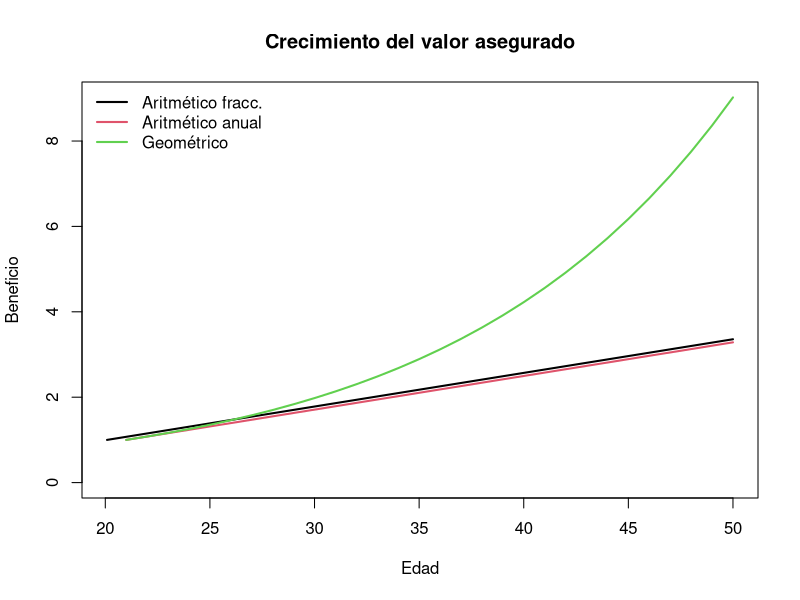

The R script that drew this image:
## ---- chunk 1
setwd("C:/Users/cubid/Desktop/QUARTO - MATERIAS UNAL/9 CÁLCULO ACTUARIAL/Corte 3 - Seguros")

library(readxl)
qx_mujeres <- read_excel("qx hombres y mujeres.xls",
                         sheet = "Asegurados - Muj",
                         col_types = c("numeric","numeric"))

edades <- qx_mujeres$X
qx     <- qx_mujeres$qx

i  <- 0.10     # tasa efectiva anual bruta
r  <- 0.0788   # inflación anual proyectada
v  <- 1/(1+i)
## ---- chunk 2
calcular_primas_entero_fracc_efficient <- function(qx, VA, m) {
  i_m <- m * ((1 + i)^(1/m) - 1)
  n   <- length(qx)
  
  # l_x
  lx <- numeric(n); lx[1] <- 100000
  for(k in 1:(n-1)) lx[k+1] <- lx[k] * (1 - qx[k])

  Dx   <- v^edades * lx
  Cx   <- Dx * v * qx
  Mx   <- rev(cumsum(rev(Cx)))
  Rx   <- rev(cumsum(rev(Mx)))
  Ax   <- Mx / Dx
  IA_x <- Rx / Dx
  
  prima <- (i / i_m) * (Ax + r * (IA_x - Ax))
  
  data.frame(
    edad   = edades,
    qx     = qx,
    Ax     = round(Ax,     6),
    prima  = round(prima*VA, 6)
  )
}
## ---- chunk 3
prima_entera_aritmetica_frac <- calcular_primas_entero_fracc_efficient(
  qx, VA = 500000000, m = 12
)
View(prima_entera_aritmetica_frac)
## ---- chunk 4
calcular_primas_SAE_fracc <- function(qx, VA, m) {
  n  <- length(qx)
  im <- m * ((1 + i)^(1/m) - 1)
  
  lx <- numeric(n); lx[1] <- 100000
  for(k in 1:(n-1)) lx[k+1] <- lx[k] * (1 - qx[k])

  Dx   <- v^edades * lx
  Cx   <- Dx * v * qx
  Mx   <- rev(cumsum(rev(Cx)))
  Rx   <- rev(cumsum(rev(Mx)))
  Ax   <- Mx / Dx
  IA_x <- Rx / Dx

  prima_SAE <- (i / im) * (Ax + r * (IA_x - Ax)) +
               (r * ((i - im) / im^2) * Ax)
  
  data.frame(
    edad  = edades,
    qx    = qx,
    Ax    = round(Ax, 6),
    prima = round(prima_SAE * VA, 6)
  )
}
## ---- chunk 5
prima_entera_aritmetica_frac_m <- calcular_primas_SAE_fracc(
  qx, VA = 500000000, m = 12
)
View(prima_entera_aritmetica_frac_m)
## ---- chunk 6
e  <- (1 + i)/(1 + r) - 1
Ve <- 1 / (1 + e)

calcular_primas_geom_creciente <- function(qx, VA, m) {
  n   <- length(qx)
  i_m <- m * ((1 + i)^(1/m) - 1)
  
  lx <- numeric(n); lx[1] <- 100000
  for(k in 1:(n-1)) lx[k+1] <- lx[k] * (1 - qx[k])

  Dx_e   <- Ve^edades * lx
  Cx_e   <- Dx_e * Ve * qx
  Mx_e   <- rev(cumsum(rev(Cx_e)))
  Ax_e   <- Mx_e / Dx_e

  prima <- (i / i_m) * Ax_e / (1 + r)
  
  data.frame(
    edad   = edades,
    qx     = qx,
    Ax_e   = round(Ax_e, 6),
    prima  = round(prima * VA, 6)
  )
}
## ---- chunk 7
prima_geometrica_frac <- calcular_primas_geom_creciente(
  qx, VA = 500000000, m = 12
)
View(prima_geometrica_frac)
## ---- chunk 8
r           <- 0.0788;  m <- 12
edad_inicio <- 20;     edad_fin <- 50

ed_int <- (edad_inicio+1):edad_fin
benef2 <- 1 + r*(ed_int-(edad_inicio+1))

k       <- 1:((edad_fin-edad_inicio)*m)
ti      <- edad_inicio + k/m
benef1  <- 1 + r*((k-1)/m)
benef3  <- (1+r)^(ed_int-(edad_inicio+1))

plot(ti, benef1, type="l", col=1, lwd=2,
     ylim=c(0,max(benef1,benef2,benef3)),
     xlab="Edad", ylab="Beneficio",
     main="Crecimiento del valor asegurado")
lines(ed_int, benef2, col=2, lwd=2)
lines(ed_int, benef3, col=3, lwd=2)
legend("topleft",
       legend=c("Aritmético fracc.","Aritmético anual","Geométrico"),
       col=1:3, lwd=2, bty="n")
## ---- chunk 9
VA <- 500000000; m <- 12
aritm   <- calcular_primas_entero_fracc_efficient(qx, VA, m)
aritm_m <- calcular_primas_SAE_fracc(qx, VA, m)
geom    <- calcular_primas_geom_creciente(qx, VA, m)

tabla_comparativa <- data.frame(
  Edad                  = edades,
  Seguro1_Aritmético    = aritm$prima,
  Seguro2_Aritmético_m  = aritm_m$prima,
  Seguro3_Geométrico    = geom$prima
)
View(tabla_comparativa)
